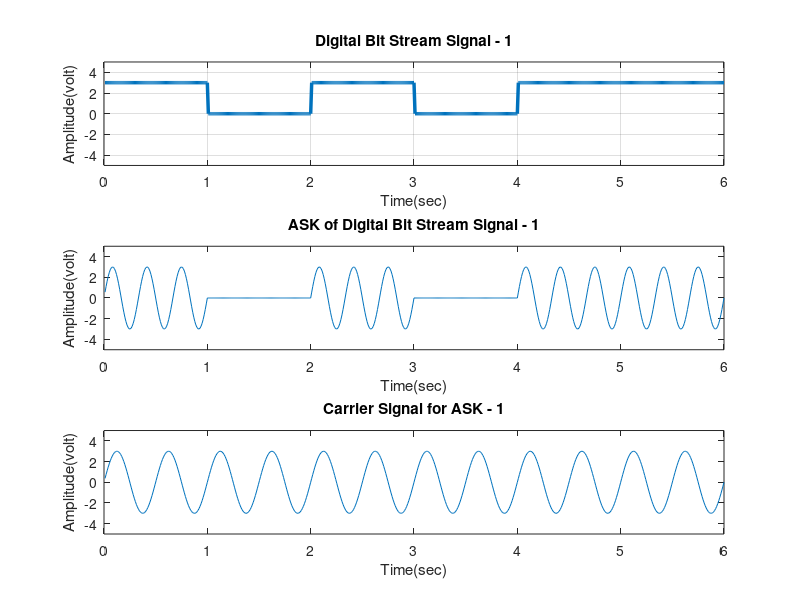
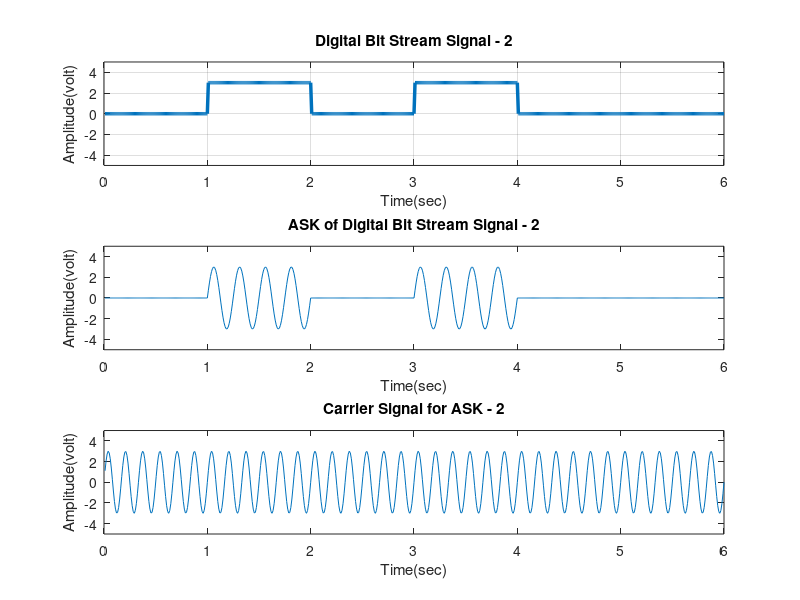
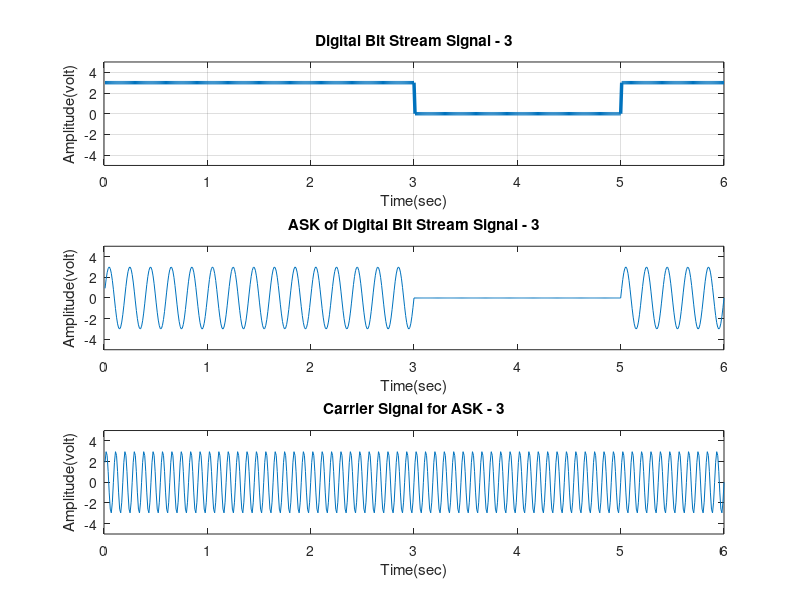
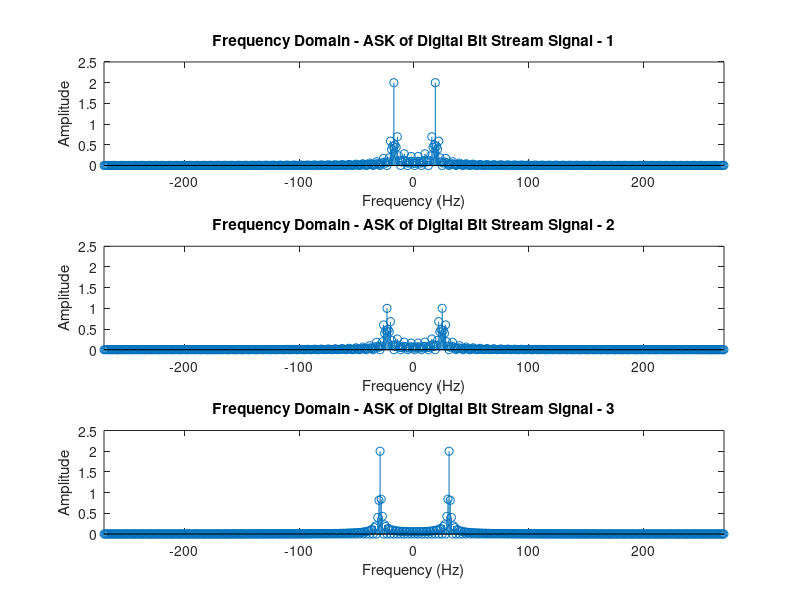

These charts were generated, in order, by the following MATLAB code:
% Group - 8 OEL
% MD. TAHSIN HASIB - 22-46026-1
% MD. SHOHANUR RAHMAN SHOHAN - 22-46013-1
% KHUSHBU ALAM RAHI - 22-46947-1
% MD. ASHIKUZZAMAN ABIR - 22-47006-1
% A.F.M. RAFIUL HASSAN - 22-47048-1


clc
clear all
close all

% digital bit stream
x1 = [1 0 1 0 1 1];
x2 = [0 1 0 1 0 0];
x3 = [1 1 1 0 0 1];

bit1 = []; 
bp1 = 1; 
for n=1:1:length(x1)
    if x1(n) == 1;
        se = 3*ones(1,100);
    else
        x1(n) == 0;
        se = zeros(1,100);
    end
    bit1 = [bit1 se];
end

tb1 = bp1/100:bp1/100:100*length(x1)*(bp1/100);

figure
subplot(3,1,1);
plot(tb1, bit1,'lineWidth',2.5);
grid on;
axis([-0 6 -5 5]);
ylabel('Amplitude(volt)');
xlabel('Time(sec)');
title('Digital Bit Stream Signal - 1');


Am1 = 3;
A = 0;
brm1 = 1/bp1; 
fm1 = brm1*3; 
tm1 = bp1/99:bp1/99:bp1; 
ask1 = [];
for i=1:1:length(x1)
    if (x1(i)==1)
        y = Am1*sin(2*pi*fm1*tm1);
    else
        y = A*sin(2*pi*fm1*tm1);
    end
    ask1 = [ask1 y];
end
% plotting ask1
tmp1 = bp1/99:bp1/99:bp1*length(x1);
subplot(3,1,2);
plot(tmp1, ask1);
axis([-0 6 -5 5]);
xlabel('Time(sec)');
ylabel('Amplitude(volt)');
title('ASK of Digital Bit Stream Signal - 1');



Ac1 = 3;
brc1 = 1/bp1; 
fc1 = brc1*101;
tc1 = bp1/99:bp1/99:bp1; 
c1=[];
for i=1:1:length(x1)
    if (x1(i)==1)
        y = Ac1*sin(2*pi*fc1*tc1);
    else
        y = Ac1*sin(2*pi*fc1*tc1);
    end
    c1 = [c1 y];
end

tcp1 = bp1/99:bp1/99:bp1*length(x1);
subplot(3,1,3);
plot(tcp1, c1);
axis([-0 6 -5 5]);
xlabel('Time(sec)');
ylabel('Amplitude(volt)');
title('Carrier Signal for ASK - 1');













bit2 = []; 
bp2 = 1; 
for n=1:1:length(x2)
    if x2(n) == 1;
        se = 3*ones(1,100);
    else
        x2(n) == 0;
        se = zeros(1,100);
    end
    bit2 = [bit2 se];
end

tb2 = bp2/100:bp2/100:100*length(x2)*(bp2/100);

figure
subplot(3,1,1);
plot(tb2, bit2,'lineWidth',2.5);
grid on;
axis([-0 6 -5 5]);;
xlabel('Time(sec)');
ylabel('Amplitude(volt)');
title('Digital Bit Stream Signal - 2');

Am2 = 3;
A = 0;
brm2 = 1/bp2; 
fm2 = brm2*4; 
tm2 = bp2/99:bp2/99:bp2; 
ask2 = [];
for i=1:1:length(x2)
    if (x2(i)==1)
        y = Am2*sin(2*pi*fm2*tm2);
    else
        y = A*sin(2*pi*fm2*tm2);
    end
    ask2 = [ask2 y];
end
% plotting ask2
tmp2 = bp2/99:bp2/99:bp2*length(x2);
subplot(3,1,2);
plot(tmp2, ask2);
axis([-0 6 -5 5]);
xlabel('Time(sec)');
ylabel('Amplitude(volt)');
title('ASK of Digital Bit Stream Signal - 2');

% carrier for ask2
Ac2 = 3; 
brc2 = 1/bp2; 
fc2 = brc2*105;
tc2 = bp2/99:bp2/99:bp2; 
c2 = [];
for i=1:1:length(x2)
    if (x2(i)==1)
        y = Ac2*sin(2*pi*fc2*tc2);
    else
        y = Ac2*sin(2*pi*fc2*tc2);
    end
    c2 = [c2 y];
end
% plotting carrier for ask - 2
tcp2 = bp2/99:bp2/99:bp2*length(x2);
subplot(3,1,3);
plot(tcp2, c2);
axis([-0 6 -5 5]);
xlabel('Time(sec)');
ylabel('Amplitude(volt)');
title('Carrier Signal for ASK - 2');















% third Signal
bit3 = []; 
bp3 = 1; 
for n=1:1:length(x3)
    if x3(n) == 1;
        se = 3*ones(1,100);
    else
        x3(n) == 0;
        se = zeros(1,100);
    end
    bit3 = [bit3 se];
end

tb3 = bp3/100:bp3/100:100*length(x1)*(bp3/100);

figure
subplot(3,1,1);
plot(tb3, bit3,'lineWidth',2.5);
grid on;
axis([-0 6 -5 5]);
xlabel('Time(sec)');
ylabel('Amplitude(volt)');
title('Digital Bit Stream Signal - 3');


Am3 = 3; 
A = 0;
brm3 = 1/bp3; 
fm3 = brm3*5;
tm3 = bp3/99:bp3/99:bp3; 
ask3 = [];
for i=1:1:length(x3)
    if (x3(i)==1)
        y = Am3*sin(2*pi*fm3*tm3);
    else
        y = A*sin(2*pi*fm3*tm3);
    end
    ask3 = [ask3 y];
end
% plotting ask - 3
tmp3 = bp3/99:bp3/99:bp3*length(x3);
subplot(3,1,2);
plot(tmp3, ask3);
axis([-0 6 -5 5]);
xlabel('Time(sec)');
ylabel('Amplitude(volt)');
title('ASK of Digital Bit Stream Signal - 3');


Ac3 = 3; 
brc3 = 1/bp3; 
fc3 = brc3*110;
tc3 = bp3/99:bp3/99:bp3; 
c3 = [];
for i=1:1:length(x3)
    if (x3(i)==1)
        y = Ac3*sin(2*pi*fc3*tc3);
    else
        y = Ac3*sin(2*pi*fc3*tc3);
    end
    c3 = [c3 y];
end
% plotting carrier for ask - 3
tcp3 = bp3/99:bp3/99:bp3*length(x3);
subplot(3,1,3);
plot(tcp3, c3);
axis([-0 6 -5 5]);
xlabel('Time(sec)');
ylabel('Amplitude(volt)');
title('Carrier Signal for ASK - 3');









% Fourier Transform of ask1
figure
fs = 594;
M_ask1 = abs(fftshift(fft(ask1)))/(fs/2); 
f_bit1 = fs/2*linspace(-1,1,fs);
subplot(3,1,1)
stem(f_bit1, M_ask1)
axis([-270 270 0 2.5])
xlabel('Frequency (Hz)')
ylabel('Amplitude')
title('Frequency Domain - ASK of Digital Bit Stream Signal - 1')
% Fourier Transform of ask2
M_ask2 = abs(fftshift(fft(ask2)))/(fs/2); 
f_bit2 = fs/2*linspace(-1,1,fs);
subplot(3,1,2)
stem(f_bit2, M_ask2)
axis([-270 270 0 2.5])
xlabel('Frequency (Hz)')
ylabel('Amplitude')
title('Frequency Domain - ASK of Digital Bit Stream Signal - 2')
% Fourier Transform of ask3
M_ask3 = abs(fftshift(fft(ask3)))/(fs/2); 
f_bit3 = fs/2*linspace(-1,1,fs);
subplot(3,1,3)
stem(f_bit3, M_ask3)
axis([-270 270 0 2.5])
xlabel('Frequency (Hz)')
ylabel('Amplitude')
title('Frequency Domain - ASK of Digital Bit Stream Signal - 3')












% plotting composite signal of ask1, ask2, ask3
tcomp = bp3/99:bp3/99:bp3*length(x3);
comp_sig = (ask1).*c1+(ask2).*c2+(ask3).*c3;

figure
subplot(2,1,1)
plot(tcomp, comp_sig);
axis([0 6 -20 20]);
xlabel('Time(sec)');
ylabel('Amplitude(volt)');
title('Composite Signal: ASK1 + ASK2 + ASK3');
% Fourier Transform of composite signal
M_comp = abs(fftshift(fft(comp_sig)))/(fs/2); 
f_bitcomp = fs/2*linspace(-1,1,fs);
subplot(2,1,2)
stem(f_bitcomp, M_comp)
axis([-270 270 0 3.5])
xlabel('Frequency (Hz)')
ylabel('Amplitude')
title('Frequency Domain - Composite Signal (ASK1 + ASK2 + ASK3)')













% demultiplexing the original analog ask1, ask2, ask3 signals
figure
trec1 = bp1/99:bp1/99:bp1*length(x1);
Rec1 = awgn(ask1, 10);
subplot(3,1,1);
plot(trec1, Rec1);
axis([0 bp1*length(x1) -6 6]);
xlabel('Time(sec)');
ylabel('Amplitude(volt)');
title('Demultiplexed ASK - 1 Signal');

trec2 = bp2/99:bp2/99:bp2*length(x2);
Rec2 = awgn(ask2, 10);
subplot(3,1,2);
plot(trec2, Rec2);
axis([0 bp1*length(x2) -6 6]);
xlabel('Time(sec)');
ylabel('Amplitude(volt)');
title('Demultiplexed ASK - 2 Signal');


trec3 = bp3/99:bp3/99:bp3*length(x3);
Rec3 = awgn(ask3, 10);
subplot(3,1,3);
plot(trec3, Rec3);
axis([0 bp1*length(x3) -6 6]);
xlabel('Time(sec)');
ylabel('Amplitude(volt)');
title('Demultiplexed ASK - 3 Signal');





% Fourier Transform of rec1
figure
fs = 594;
M_rec1 = abs(fftshift(fft(Rec1)))/(fs/2); 
f_rec1 = fs/2*linspace(-1,1,fs);
subplot(3,1,1)
stem(f_bit1, M_rec1)
axis([-270 270 0 2.5])
xlabel('Frequency (Hz)')
ylabel('Amplitude')
title('Frequency Domain - Received ASK of Digital Bit Stream Signal - 1')
% Fourier Transform of rec2
M_rec2 = abs(fftshift(fft(Rec2)))/(fs/2); 
f_rec2 = fs/2*linspace(-1,1,fs);
subplot(3,1,2)
stem(f_rec2, M_rec2)
axis([-270 270 0 2.5])
xlabel('Frequency (Hz)')
ylabel('Amplitude')
title('Frequency Domain - Received ASK of Digital Bit Stream Signal - 2')
% Fourier Transform of ask3
M_rec3 = abs(fftshift(fft(Rec3)))/(fs/2); 
f_rec3 = fs/2*linspace(-1,1,fs);
subplot(3,1,3)
stem(f_rec3, M_rec3)
axis([-270 270 0 2.5])
xlabel('Frequency (Hz)')
ylabel('Amplitude')
title('Frequency Domain - Received ASK of Digital Bit Stream Signal - 3')